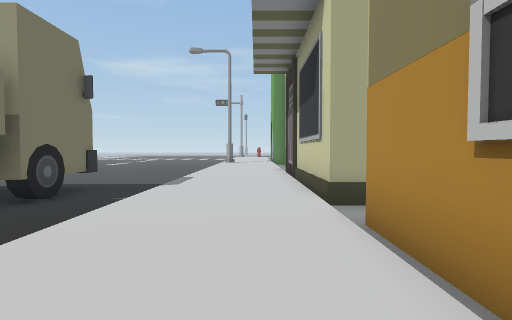
View 1 (above)

24 first-person views from a walk through a 3-D level made in the Unity game engine. The camera is 1.5 m above the floor, tilts 2° down and sees 80° across. The floor is counted in squares, 2 m on a side. Each view is taken from the middle of a square. On the plan, view 1 faces up. The plan holds only what a view shows up to about 10 squares ahead; the rest is blank. The place goes on beyond the plan. Some surface patterns are stand-ins.

View 2
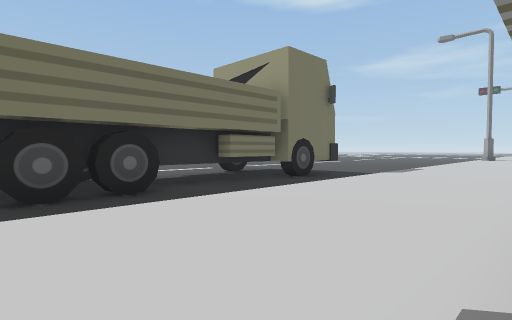

View 3
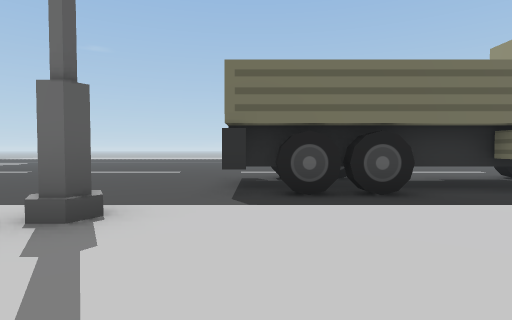

View 4
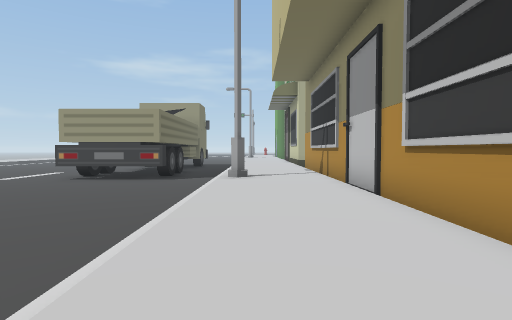

View 5
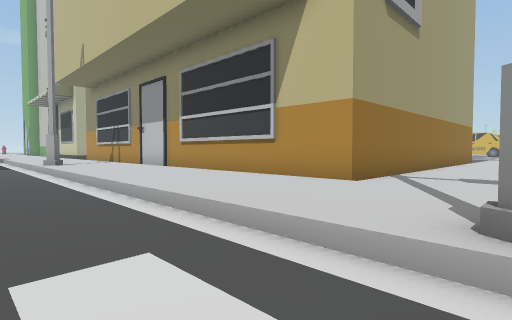

View 6
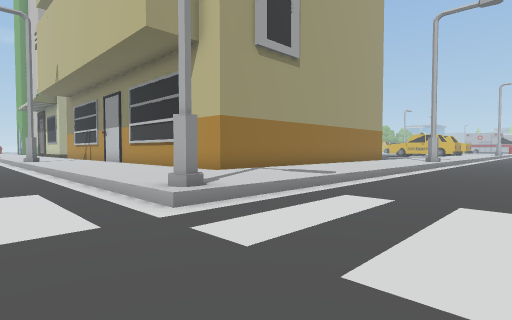

View 7
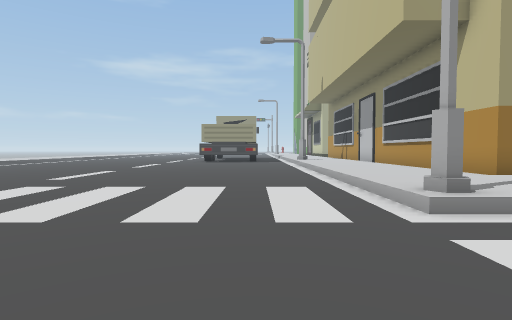

View 8
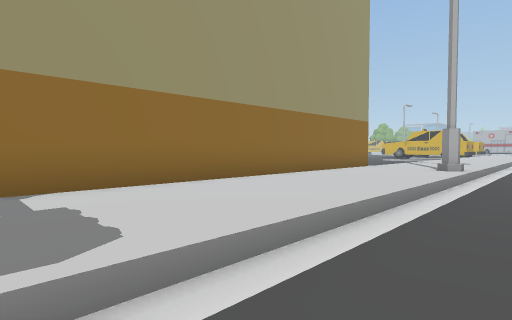

View 9
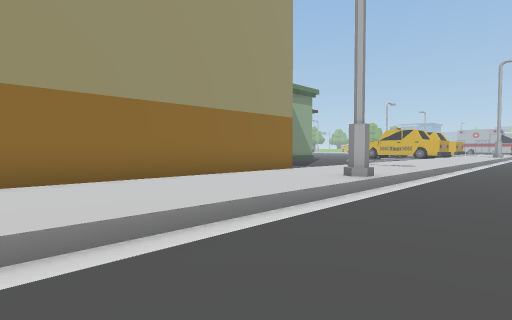

View 10
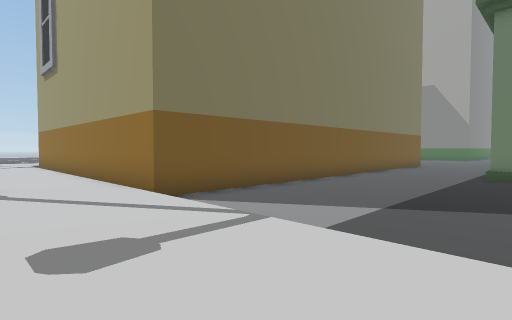

View 11
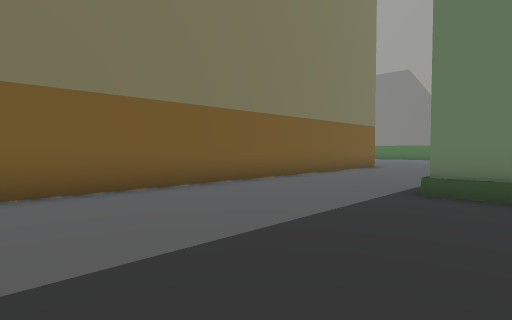

View 12
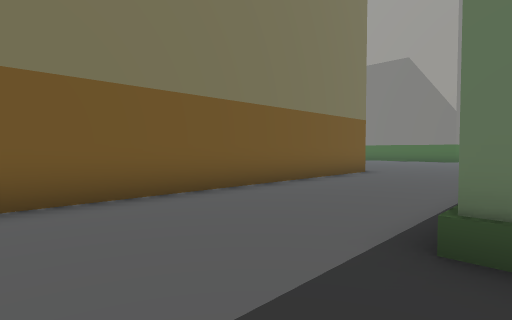

View 13
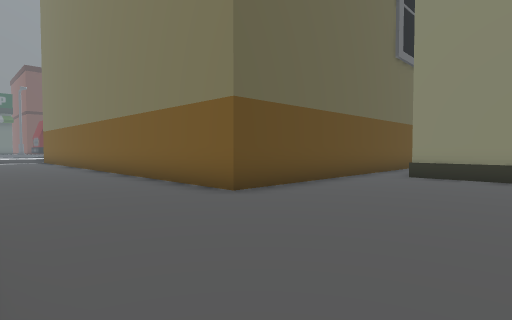

View 14
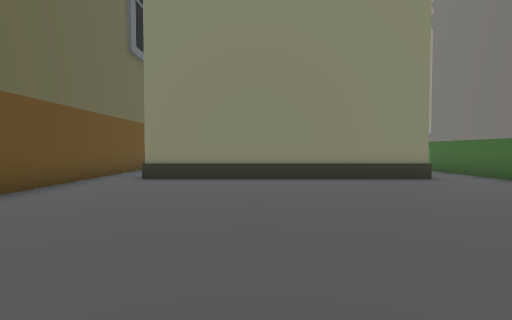

View 15
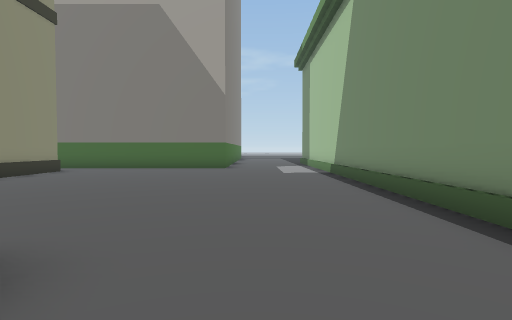

View 16
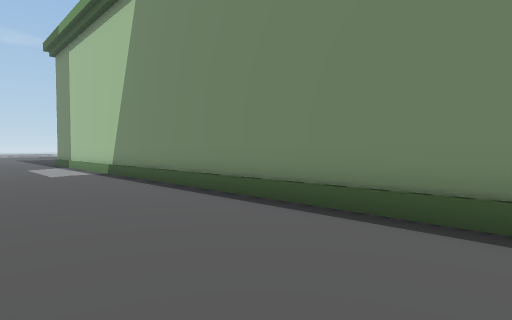

View 17
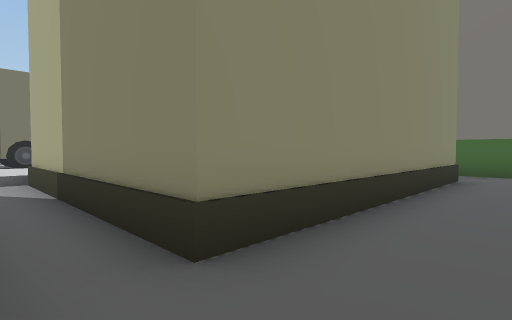

View 18
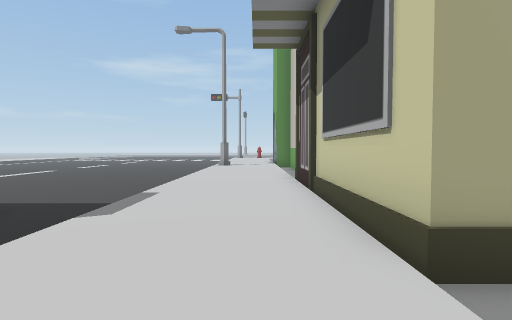

View 19
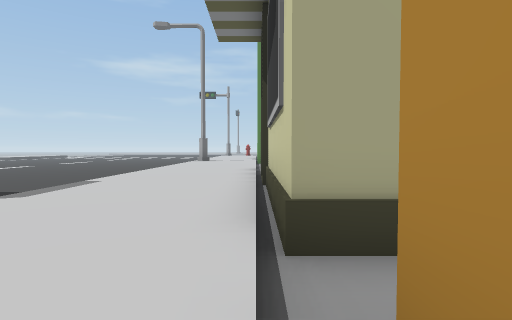

View 20
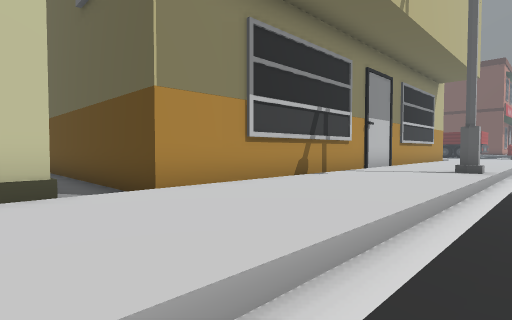

View 21
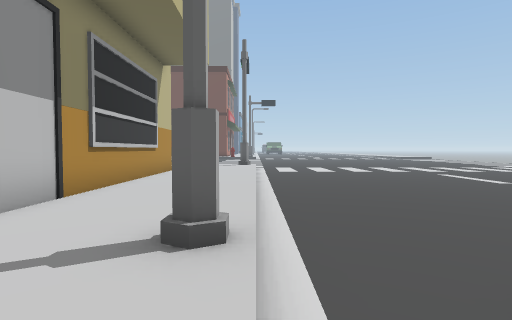

View 22
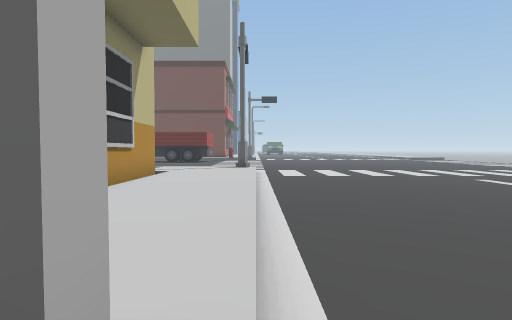

View 23
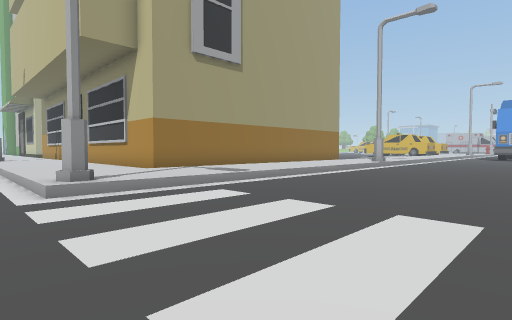

View 24
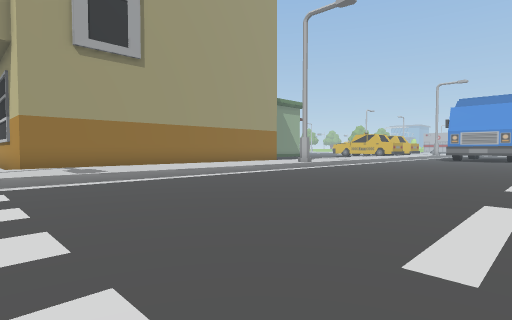

### Floor plan
Key: @ floor where view 1 was taken; # wall or solid block; . main floor; : floor 0.5 m higher than the main floor; / step, stairs or slope; = window, fence, low wall or low ledge; B building.
Columns run from 7 left of view 1 to 18 right of it. Each row starts with its distance up from view 1.
 12 ...../::B     B.........=
 11 ...../::/     B.........=
 10  ..../::B     B.........=
  9 ...../::/B    B.........=
  8 ...../::/B    B.........=
  7    #./::/B    B.........=
  6    #./::/B    B.........=
  5   ##./::/BBBBBB.........=
  4   ##./::/...............=
  3   #../::/###########....=
  2   #../::/#         #....=
  1 ####./::/#         #....
  0 # ##./:@/#         #....
 -1 ####./::/#         #....
 -2 ...../::/#         #....
 -3 ...../#:/#         #....==
 -4 ...../::/#         #......
 -5 ...../::/#         #......
 -6 ...../::/#         #......
 -7 ...../::/#         #......
 -8 ...../::/#         #......
 -9 ...../::/#         #......
-10 ...../::/#         #......
-11 ...../::/#         #......
-12 ...../::/###########......
-13 ...../::::::::::::::::::::
-14 ...../::::::::::::::::::::
-15 ...../#:::::::::::#:::::::
-16 .........................
-17  ........................
-18   ................
-19    ...............
-20     ...............
-21     ................
-22        .............
-23        ......

Positions as (right, up) in squares from view 1, and headings:
1: (0, 0), facing up
2: (1, -1), facing up-left
3: (1, -1), facing left
4: (-1, -11), facing up
5: (-4, -15), facing up-right
6: (-4, -19), facing up-right
7: (-4, -19), facing up
8: (2, -17), facing up-right
9: (5, -18), facing up-right
10: (18, -15), facing up-left
11: (18, -9), facing up-left
12: (17, -6), facing up-left
13: (16, 8), facing down-left
14: (15, 8), facing left
15: (14, 2), facing up
16: (13, 2), facing up-right
17: (9, 4), facing up-left
18: (0, 3), facing up
19: (1, 3), facing up
20: (-3, 6), facing down-right
21: (-2, 0), facing down
22: (-2, -2), facing down
23: (-3, -21), facing up-right
24: (0, -23), facing up-right
